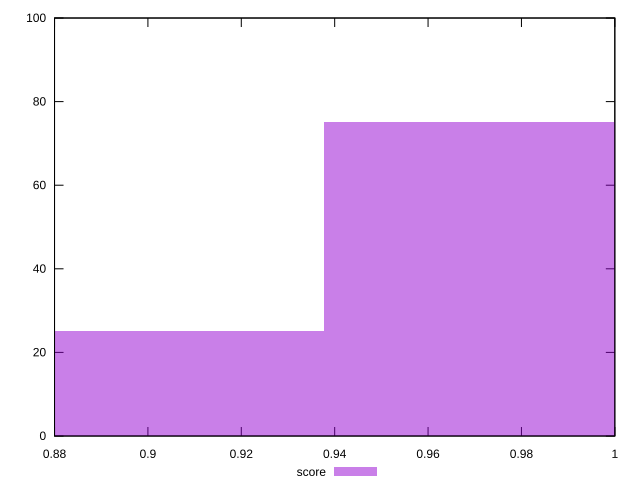

Write the gnuplot code that produced this figure.
reset

$score <<EOF
1.000155043608511 75
0.8751356631574471 25
EOF

set key outside below
set boxwidth 0.12501938045106387
set xrange [0.88:1]
set yrange [0:100]
set trange [0:100]
set style fill transparent solid 0.5 noborder
set terminal svg size 640, 490 enhanced background rgb 'white'
set output "report_00012_2021-02-09T11:01:39.952Z/uses-webp-images/samples/pages+cached+noadtech+nomedia+nocss/score/histogram.svg"

plot $score title "score" with boxes

reset
